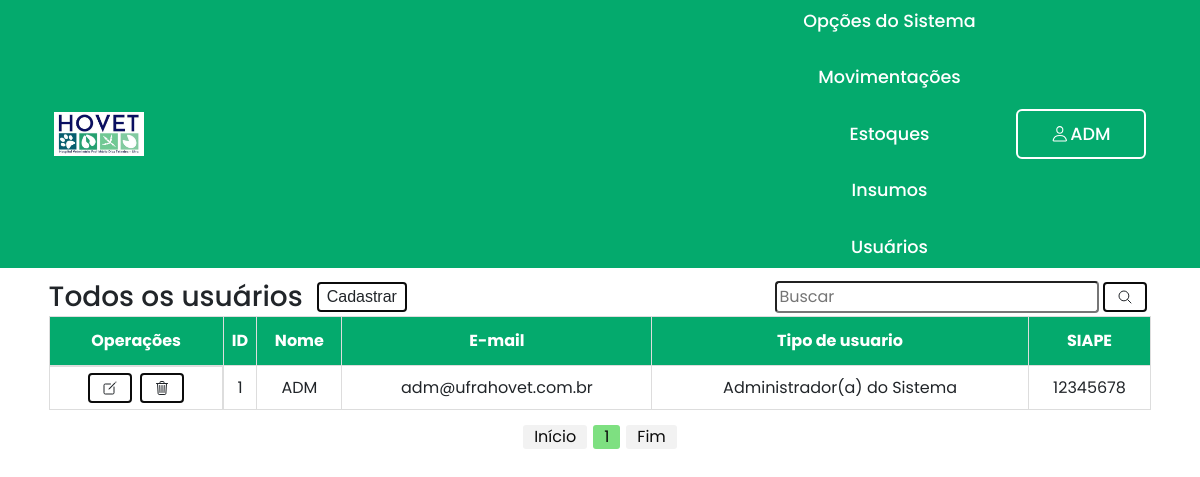
Page /painel-adm/index.php?menuop=usuarios (signed in) on the committed database.
### tables this page shows
create table usuarios(
	usuario_id int primary key auto_increment,
    usuario_nome_completo varchar(100) not null,
    usuario_primeiro_nome varchar(100) not null,
    usuario_sobrenome varchar(100) not null,
    usuario_mail varchar(100) unique not null,
    usuario_tipo_usuario_id int,
    foreign key(usuario_tipo_usuario_id) references tipo_usuario(tipo_usuario_id) on delete set null,
    usuario_siape varchar(50) unique not null,
    usuario_senha varchar(256) not null
);

create table tipo_usuario (
	tipo_usuario_id int primary key auto_increment,
    tipo_usuario_tipo varchar(100) not null
);

### painel-adm/index.php (the view, shortened to what this page needs)
<?php
include_once("../db/connect.php");
$sessionUserType = $_SESSION['usuario_tipo_usuario_id'];
?>
<!DOCTYPE html>
<html lang="pt-br">
<head>
    <link rel="stylesheet" href="https://cdn.jsdelivr.net/npm/bootstrap@4.6.2/dist/css/bootstrap.min.css"
>
    <link rel="stylesheet" href="../css/style_personalizado.css">
</head>
<body>
    <nav class="navbar">
        <div class="container navbar-header">
            <div class="logo">
                <a href="index.php?menuop=pagina_principal">
                    <img class="float-left" src="../img/logo_hovet.jpg">
                </a>
            </div>
            <div class="display-flex-row">
                <div class="menu_op_adm">
                    <div class="dropdown">
                        <a href="#">Opções do Sistema</a>
                    </div>
                    <div class="dropdown" id="listar">
                        <a href="#">Movimentações</a>
                    </div>
                    <div class="dropdown">
                        <a href="#">Estoques</a>
                    </div>
                    <div class="dropdown" id="listar">
                        <a href="#">Insumos</a>
                    </div>
                    <div class="dropdown" id="listar">
                        <a href="#">Usuários</a>
                    </div>
                </div>
                <div class="login_user">
                    <div class="dropdown">
                        <span class="icon">
                            <ion-icon name="person-outline"></ion-icon>
                            <?php echo $_SESSION['usuario_primeiro_nome'];?>
                        </span>
                    </div>
                </div>
            </div>
        </div>
    </nav>
    <main>
        <?php
            $menuop = (isset($_GET["menuop"]))?$_GET["menuop"]:"pagina_principal";
            switch ($menuop) {
                case 'usuarios':
                    if ($sessionUserType!=2 && $sessionUserType!=3) {
                        echo "<script language='javascript'>window.alert('Você não tem permissão para acessar está página!!'); </script>";
                        echo "<script language='javascript'>window.location='/hovet/painel-adm/index.php?menuop=pagina_principal'</script>";
                    } else {
                        include_once("usuarios/funcionarios/painel_users.php");
                        break;
                    }
            }
        ?>
    </main>
</body>
</html>

### painel-adm/usuarios/funcionarios/painel_users.php (shortened to what this page needs)
<section class="painel_usuarios">
    <div class="container">
        <div class="menu_header">
            <div class="menu_user">
                <h3>Todos os usuários</h3>
                <a href="index.php?menuop=cadastro_usuario" id="operacao_cadastro">
                    <button class="btn">Cadastrar</button>
                </a>
            </div>
            <div>
                <form action="index.php?menuop=usuarios" method="post" class="form_buscar">
                    <input type="text" name="txt_pesquisa_usuarios" placeholder="Buscar">
                    <button type="submit" class="btn">
                        <span class="icon">
                            <ion-icon name="search-outline"></ion-icon>
                        </span>
                    </button>
                </form>
            </div>
        </div>
        <div class="tabelas">
            <table id="tabela_listar">
                <thead>
                    <tr>
                        <th id="th_operacoes_editar_deletar">Operações</th>
                        <th>ID</th>
                        <th>Nome</th>
                        <th>E-mail</th>
                        <th>Tipo de usuario</th>
                        <th>SIAPE</th>
                    </tr>
                </thead>
                <tbody>
                    <?php
                        $quantidade_registros_usuarios = 10;
                        $pagina_usuarios = (isset($_GET['pagina_usuarios']))?(int)$_GET['pagina_usuarios']:1;
                        $inicio_usuarios = ($quantidade_registros_usuarios * $pagina_usuarios) - $quantidade_registros_usuarios;
                        $txt_pesquisa_usuarios = (isset($_POST["txt_pesquisa_usuarios"]))?$_POST["txt_pesquisa_usuarios"]:"";
                        $sql = "SELECT u.usuario_id, u.usuario_primeiro_nome, u.usuario_mail, u.usuario_siape, t.tipo_usuario_tipo
                            FROM usuarios AS u
                            INNER JOIN tipo_usuario AS t
                            on u.usuario_tipo_usuario_id = t.tipo_usuario_id
                        WHERE
                            u.usuario_id='{$txt_pesquisa_usuarios}' or
                            u.usuario_primeiro_nome LIKE '%{$txt_pesquisa_usuarios}%' or
                            t.tipo_usuario_tipo LIKE '%{$txt_pesquisa_usuarios}%' or
                            u.usuario_siape LIKE '%{$txt_pesquisa_usuarios}%' or
                            u.usuario_mail LIKE '%{$txt_pesquisa_usuarios}%'
                            ORDER BY usuario_primeiro_nome ASC
                            LIMIT $inicio_usuarios,$quantidade_registros_usuarios";
                        $rs = mysqli_query($conexao,$sql) or die("Erro ao executar a consulta! " . mysqli_error($conexao));
                        while($dados = mysqli_fetch_assoc($rs)){
                    ?>
                    <tr>
                        <td class="operacoes" id="td_operacoes_editar_deletar">
                            <a href="index.php?menuop=editar_usuario&idUsuario=<?=$dados["usuario_id"]?>" class="confirmaEdit">
                                <button class="btn">
                                    <span class="icon">
                                        <ion-icon name="create-outline"></ion-icon>
                                    </span>
                                </button>
                            </a>
                            <a href="index.php?menuop=excluir_usuario&idUsuario=<?=$dados["usuario_id"]?>"
                                class="confirmaDelete" >
                                <button class="btn">
                                    <span class="icon">
                                        <ion-icon name="trash-outline"></ion-icon>
                                    </span>
                                </button>
                            </a>
                        </td>
                        <td><?=$dados["usuario_id"]?></td>
                        <td><?=$dados["usuario_primeiro_nome"]?></td>
                        <td><?=$dados["usuario_mail"]?></td>
                        <td><?=$dados["tipo_usuario_tipo"]?></td>
                        <td><?=$dados["usuario_siape"]?></td>
                    </tr>
                    <?php
                        }
                    ?>
                </tbody>
            </table>
        </div>
        <div class="paginacao">
            <?php
                $sqlTotalUsuarios = "SELECT usuario_id FROM usuarios";
                $queryTotalUsuarios = mysqli_query($conexao,$sqlTotalUsuarios) or die(mysqli_error($conexao));
                $numTotalUsuarios = mysqli_num_rows($queryTotalUsuarios);
                $totalPaginasUsuarios = ceil($numTotalUsuarios/$quantidade_registros_usuarios);
                echo "<a href=\"?menuop=usuarios&pagina_usuarios=1\">Início</a> ";
                    ?>
                    <?php
                for($i=1;$i<=$totalPaginasUsuarios;$i++){
                    if ($i >= ($pagina_usuarios) && $i <= ($pagina_usuarios+5)) {
                        if ($i==$pagina_usuarios) {
                            echo "<span>$i</span>";
                        } else {
                            echo " <a href=\"?menuop=usuarios&pagina_usuarios=$i\">$i</a> ";
                        }
                    }
                }
                    ?>
                    <?php
                echo " <a href=\"?menuop=usuarios&pagina_usuarios=$totalPaginasUsuarios\">Fim</a>";
            ?>
        </div>
    </div>
</section>

### css/style_personalizado.css (style rules this page uses)
* { margin: 0; padding: 0; box-sizing: border-box; font-family: 'Poppins', sans-serif; }
*, *:before, *:after { box-sizing: border-box; }
.navbar { background-color: #04AA6D !important; }
.navbar img { width: 90px; }
.navbar a { color: #071e51; font-size: 15px; }
.container { display: flex; justify-content: center; flex-direction: column; }
.container.navbar-header { flex-direction: row; }
@media (min-width: 1200px) { .container { max-width: 96% !important; } }
.menu_user { display: flex; gap: 10px; align-items: center; }
.menu_user > h3 { margin-bottom: 0; }
.dropdown { position: relative; display: inline-block; }
#tabela_listar { font-family: Arial, Helvetica, sans-serif; border-collapse: collapse; width: 100%; }
#tabela_listar td, #tabela_listar th { border: 1px solid #ddd; padding: 2px; }
#tabela_listar th { padding-top: 12px; padding-bottom: 12px; text-align: center; background-color: #04AA6D; color: white; }
#tabela_listar td { text-align: center; }
.menu_header { display: flex; align-items: center; justify-content: space-between; }
.menu_op_adm { display: flex; align-items: center; gap: 30px; margin-bottom: 0; }
.menu_op_adm a { position: relative; font-size: 1.1em; color: #fff; text-decoration: none; font-weight: 500; }
.menu_op_adm a::after { content: ''; position: absolute; left: 0; bottom: -3px; width: 100%; height: 3px; background: #fff; border-radius: 5px; transform-origin: right; transform: scaleX(0); transition: transform .5s; color: #0B0B0B; }
.login_user { display: flex; align-items: center; justify-content: center; }
.login_user { width: 130px; height: 50px; background: transparent; border: 2px solid #fff; outline: none; border-radius: 6px; cursor: pointer; font-size: 1.1em; color: #fff; font-weight: 500; margin-left: 30px; transition: .5s; }
main { padding: 10px; }
button.btn { background: none; border: 2px solid #0B0B0B; font-family: "montserrat", sans-serif; padding: 1px 8px; min-width: 20px; margin: 4px; cursor: pointer; transition: color 0.4s linear; position: relative; }
button.btn::before { content: ""; position: absolute; left: 0; top: 0; width: 100%; height: 100%; background: #04AA6D; z-index: -1; transition: transform 0.5s; transform-origin: 0 0; transition-timing-function: cubic-bezier(0.5,1.6,0.4,0.7); }
button.btn::before { transform: scaleX(0); }
span.icon { display: flex; gap: 2px; align-items: center; padding: 4px; }
td.operacoes { display: flex; justify-content: center; }
.form_buscar { display: flex; align-items: center; }
.form_buscar input { padding: 2px; border-radius: .25em; }
.tabelas { display: flex; }
.paginacao { display: flex; gap: 6px; margin-top: 15px; justify-content: center; }
.paginacao a { color: #0B0B0B; background-color: #f2f2f2; border-radius: 3px; padding: 0 11px; }
.paginacao > span { color: #0B0B0B; background-color: #7EE081; border-radius: 3px; padding: 0 11px; }
.display-flex-row { display: flex; gap: 10px; align-items: center; }
@media only screen and (max-width: 1480px) { .menu_op_adm { flex-direction: column; } }

### rows in the picture
usuarios: usuario_id "1", usuario_primeiro_nome "ADM", usuario_mail "adm@ufrahovet.com.br", usuario_tipo_usuario.tipo_usuario_tipo "Administrador(a) do Sistema", usuario_siape "12345678"

### other values in the picture
$_SESSION['usuario_primeiro_nome'] "ADM"
